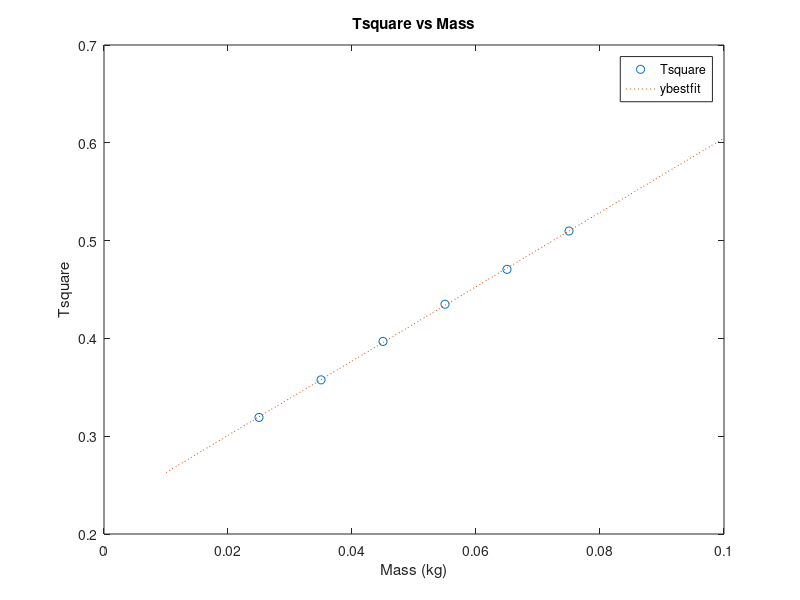

Write the MATLAB code that produced this figure.
%plot mass vs T^2 and regression line 
Texp = [11.3, 11.96, 12.60, 13.19, 13.72, 14.28]/20; %Period
Mexp = [0.025,0.035,0.045, 0.055, 0.065, 0.075]; %Additional mass
mm=0.01:0.001:0.1;
Tsquare = Texp.^2;
plot(Mexp, Tsquare, 'o')
coeff = polyfit(Mexp, Tsquare,1)
a = coeff (1);
b = coeff (2);
MM = 0.01:0.001:0.1;
ybestfit = a*MM +b;
plot(Mexp, Tsquare, 'o', mm, ybestfit, ':')
xlabel('Mass (kg)')
ylabel('Tsquare')
title('Tsquare vs Mass')
legend('Tsquare', 'ybestfit')
